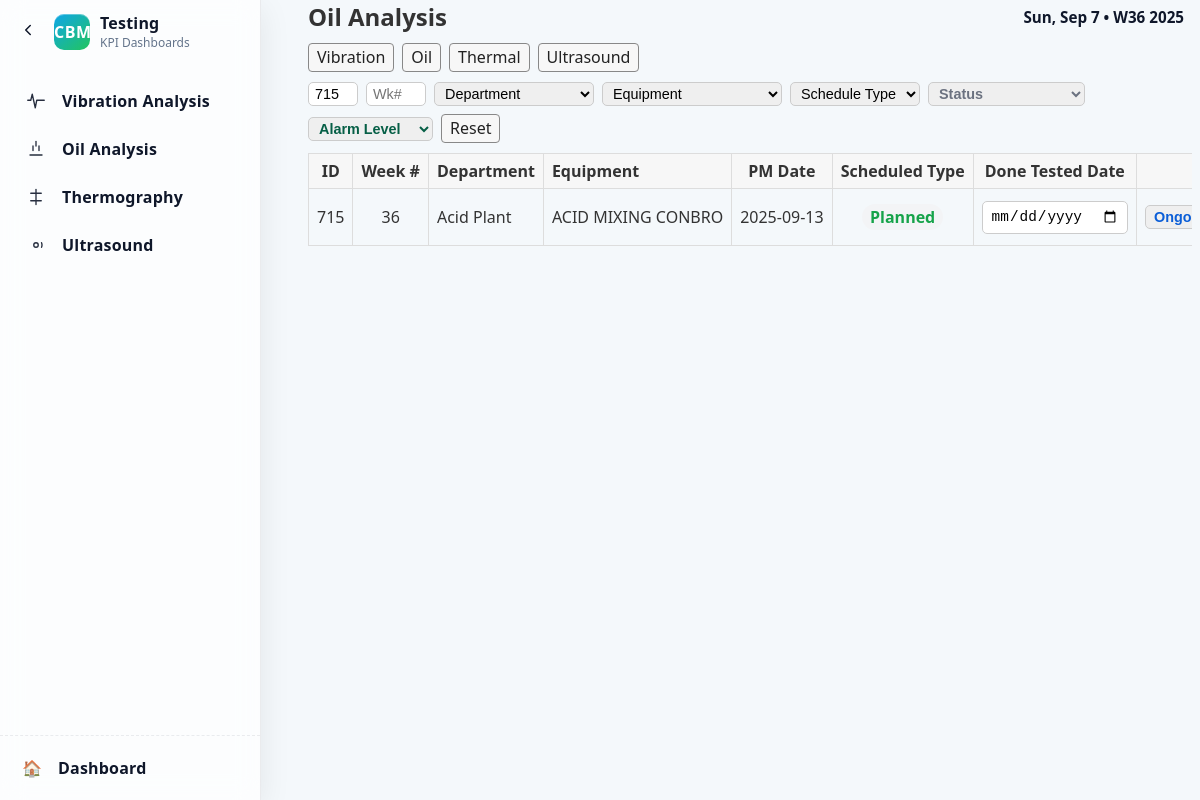
The app's page /technician/category/oil?planner_id=715 with its own data.
### app/models.py (models this page shows)
class CBMTesting(db.Model):
    __tablename__ = 'CBM_Testing'
    Testing_ID = db.Column(db.Integer, primary_key=True)
    CBM_Technician_ID = db.Column(db.Integer, db.ForeignKey('CBM_Technician.CBM_ID'))
    Equipment_ID = db.Column(db.Integer, db.ForeignKey('Equipment.EquipmentID'))
    Test_Date = db.Column(db.Text)
    Result = db.Column(db.Text)
    technician = db.relationship('CBMTechnician', backref='testings')
    equipment = db.relationship('Equipment', backref='testings')

### tables this page shows
CREATE TABLE Planner (
    id INTEGER PRIMARY KEY AUTOINCREMENT,
    week_number INTEGER,
    year INTEGER,
    department TEXT,
    equipment TEXT,
    date TEXT,
    day TEXT,
    pm_date TEXT,
    schedule_type TEXT DEFAULT 'Planned',
    proposed_target_date TEXT
);

### app/technician_routes.py (the view)
@technician.route('/category/<category>')
def by_category(category: str):
    if category not in _TEST_TYPE_LABELS:
        abort(404)
    return _render_type_page(category, f'technician/{category}.html')

### app/technician_routes.py (called while the page is built)
def _row_to_task_dict(row):
    try:
        done_date = row['Done_Tested_Date']
    except Exception:
        try:
            done_date = row.get('Done_Tested_Date')
        except Exception:
            done_date = None
    return dict(
        id=row['Testing_ID'],
        planner_id=row['planner_id'],
        testing_type=row['Test_Type'],
        status=row['Status'] or ('done' if (row['Done'] or 0) == 1 else 'todo'),
        alarm_level=row['Alarm_Level'],
        notes=row['Notes'],
        equipment=row['equipment'],
        department=row['department'],
        week_number=row['week_number'],
        year=row['year'],
        done_tested_date=done_date,
    updated_at=(row.get('updated_at') if isinstance(row, dict) else None),
    )

### app/templates/technician/oil.html
{% extends 'technician/_type_base.html' %}
{% block content %}{{ super() }}{% endblock %}

### app/templates/technician/_type_base.html (shortened to what this page needs)
<!DOCTYPE html>
<html lang="en">
<head>
  <link rel="stylesheet" href="/static/style.css">
</head>
<body>
  <aside id="cbmSidebar" class="cbm-sidebar" aria-label="Testing Navigation">
    <div class="sb-inner">
      <div class="sb-top">
        <button id="sbCollapse" class="sb-toggle" type="button" aria-label="Toggle sidebar" title="Collapse">
          <svg width="18" height="18" viewBox="0 0 24 24" fill="none" stroke="currentColor" stroke-width="2" stroke-linecap="round" stroke-linejoin="round"><polyline points="15 18 9 12 15 6"></polyline></svg>
        </button>
        <div class="sb-brand">
          <div class="logo">CBM</div>
          <div class="brand-text">
            <div class="brand-title">Testing</div>
            <div class="brand-sub">KPI Dashboards</div>
          </div>
        </div>
      </div>
      <nav class="sb-nav" role="navigation">
        <div class="nav-group" aria-label="Testing">
          <a href="{{ url_for('technician.technician_vibration') }}" class="nav-item" title="Vibration Analysis">
            <span class="nav-icon" aria-hidden="true">
              <svg width="18" height="18" viewBox="0 0 24 24" fill="none" stroke="currentColor" stroke-width="1.8" stroke-linecap="round" stroke-linejoin="round"><polyline points="1 11 5 11 7 3 11 21 13 11 17 11 23 11"></polyline></svg>
            </span>
            <span class="nav-label">Vibration Analysis</span>
          </a>
          <a href="{{ url_for('technician.technician_oil') }}" class="nav-item" title="Oil Analysis">
            <span class="nav-icon" aria-hidden="true">
              <svg width="18" height="18" viewBox="0 0 24 24" fill="none" stroke="currentColor" stroke-width="1.8" stroke-linecap="round" stroke-linejoin="round"><path d="M12 2v6"></path><path d="M8 8v6"></path><path d="M16 8v6"></path><path d="M4 20h16"></path></svg>
            </span>
            <span class="nav-label">Oil Analysis</span>
          </a>
          <a href="{{ url_for('technician.technician_thermal') }}" class="nav-item" title="Thermography">
            <span class="nav-icon" aria-hidden="true">
              <svg width="18" height="18" viewBox="0 0 24 24" fill="none" stroke="currentColor" stroke-width="1.8" stroke-linecap="round" stroke-linejoin="round"><path d="M12 2v20"></path><path d="M5 7h14"></path><path d="M5 17h14"></path></svg>
            </span>
            <span class="nav-label">Thermography</span>
          </a>
          <a href="{{ url_for('technician.technician_ultrasonic') }}" class="nav-item" title="Ultrasound">
            <span class="nav-icon" aria-hidden="true">
              <svg width="18" height="18" viewBox="0 0 24 24" fill="none" stroke="currentColor" stroke-width="1.8" stroke-linecap="round" stroke-linejoin="round"><circle cx="12" cy="12" r="3"></circle><path d="M19.4 15a8 8 0 0 0 0-6"></path></svg>
            </span>
            <span class="nav-label">Ultrasound</span>
          </a>
        </div>
      </nav>
      <div class="sb-bottom">
        <a href="{{ url_for('main.index') }}" class="nav-item" title="Back to Dashboard">
          <span class="nav-icon">🏠</span>
          <span class="nav-label">Dashboard</span>
        </a>
      </div>
    </div>
  </aside>
  <div class="app-shell">
  <main class="container tech-container">
  {% block content %}
    <div style="margin-bottom:10px; display:flex; align-items:center; justify-content:space-between; gap:12px;">
      <h2 style="margin:0;">{{ page_title }}</h2>
      <div class="date-indicator" aria-hidden="true">
        <div class="date-left"><div id="date-indicator-date" class="date-indicator-date"></div><div id="date-indicator-day" class="date-indicator-day"></div></div>
      </div>
    </div>
    <nav style="margin-bottom:10px; display:flex; gap:8px; flex-wrap:wrap;">
      <a class="btn" href="/technician/vibration">Vibration</a>
      <a class="btn" href="/technician/oil">Oil</a>
      <a class="btn" href="/technician/thermal">Thermal</a>
      <a class="btn" href="/technician/ultrasonic">Ultrasound</a>
    </nav>
    <form method="get" id="techFilterForm" class="inline auto-filter-form" style="gap:8px; flex-wrap:wrap; margin-bottom:10px;">
  <input type="text" name="planner_id" value="{{ (filters.planner_id if filters) or '' }}" placeholder="ID#" style="width:50px;" />
  <input type="number" name="week_number" value="{{ (filters.week_number if filters) or '' }}" placeholder="Wk#" style="width:60px;" />
      <select name="department" style="width:160px;">
        <option value="">Department</option>
      </select>
      <select name="equipment" style="width:180px;">
        <option value="">Equipment</option>
      </select>
      <select name="schedule_type">
        <option value="">Schedule Type</option>
      </select>
      <select name="status">
        <option value="">Status</option>
      </select>
      {% set is_validation = filters and (filters.schedule_type or '')|lower == 'validation' %}
      <select name="alarm_level">
        <option value="">Alarm Level</option>
      </select>
      <a class="btn" href="{{ request.path }}">Reset</a>
    </form>
    {% if tasks|length == 0 %}
      <p>No tasks found.</p>
    {% else %}
    <div style="overflow-x:auto;">
      <table class="table" style="white-space:nowrap;">
        <thead>
          <tr>
            <th class="text-center">ID</th>
            <th class="text-center">Week #</th>
            <th class="text-left">Department</th>
            <th class="text-left">Equipment</th>
            <th class="text-center">PM Date</th>
            <th class="text-center">Scheduled Type</th>
            <th class="text-center">Done Tested Date</th>
            <th class="text-center">Status</th>
          </tr>
        </thead>
        <tbody>
          {% for t in tasks %}
          <tr>
            <td class="text-center">{{ t.planner_id or '' }}</td>
            <td class="text-center">{{ t.week_number or '' }}</td>
            <td class="text-left">{{ t.department }}</td>
            <td class="text-left">{{ t.equipment }}</td>
            <td class="text-center">{{ t.pm_date or '' }}</td>
            <td class="text-center">
              {% set sc = (t.schedule_type or '') %}
              {% if sc %}
                {% set scl = sc|lower %}
                <span class="{{ 'schedule-planned' if scl=='planned' else ('schedule-unplanned' if scl=='unplanned' else 'schedule-validation') }}">{{ sc }}</span>
              {% else %}
                -
              {% endif %}
            </td>
            <td class="text-center">
              <input type="date" name="done_tested_date" form="update-{{ t.id }}" value="{{ (t.done_tested_date or '')[:10] }}" />
            </td>
            <td class="text-center">
              {% set s = (t.status or '') %}
              <select name="status" form="update-{{ t.id }}">
                <option value="Ongoing" {% if s|lower in ['ongoing','todo'] %}selected{% endif %}>Ongoing</option>
              </select>
            </td>
              {% set scl = (t.schedule_type or '')|lower %}
          </tr>
          {% endfor %}
        </tbody>
      </table>
    </div>
    {% endif %}
  {% endblock %}
  </main>
</body>
</html>

### static/style.css (style rules this page uses)
.schedule-planned { color: #16a34a; font-weight: 600; }
.status-ongoing { color: #0b5ed7; font-weight: 600; }
.status-todo { color: #6b7280; font-weight: 600; }
.alarm-text-normal { color: #065f46; font-weight: 600; }
body { margin: 0; font-family: 'Segoe UI', Arial, sans-serif; background: #f4f8fb; color: #333; }
.container { max-width: 1200px; margin: 0 auto; padding: 0 16px; }
.cbm-sidebar { position: fixed; inset: 0 auto 0 0; width: 260px; background: rgba(255,255,255,0.75); backdrop-filter: blur(12px) saturate(120%); -webkit-backdrop-filter: blur(12px) saturate(120%); border-right: 1px solid rgba(15, 23, 42, 0.08); box-shadow: 0 8px 30px rgba(2, 6, 23, 0.08); z-index: 1000; transition: width .2s ease; }
.sb-inner { height: 100%; display: grid; grid-template-rows: auto 1fr auto; }
.sb-top { display:flex; align-items:center; gap:10px; padding: 12px 12px; }
.sb-toggle { appearance:none; border:1px solid transparent; background: transparent; color: #0f172a; cursor: pointer; border-radius: 8px; padding: 6px; }
.sb-brand { display:flex; align-items:center; gap:10px; overflow:hidden; }
.logo { width: 36px; height: 36px; border-radius: 10px; background: linear-gradient(140deg, #0ea5e9, #22c55e); color:#fff; display:grid; place-items:center; font-weight:800; letter-spacing:.5px; box-shadow: inset 0 1px 0 #ffffff55; }
.brand-text { display:flex; flex-direction:column; }
.brand-title { font-weight: 800; color:#0f172a; letter-spacing:.2px; }
.brand-sub { font-size:.75rem; color:#64748b; }
.sb-nav { padding: 8px; overflow:auto; }
.nav-group { padding: 6px 4px; }
.nav-item { display:flex; align-items:center; gap:12px; padding:10px 10px; border-radius: 10px; color:#0f172a; text-decoration:none; font-weight:600; letter-spacing:.2px; transition: background .18s ease, color .18s ease, transform .15s ease, box-shadow .18s ease; }
.nav-icon { width:28px; height:28px; display:grid; place-items:center; color: currentColor; opacity:.9; }
.nav-label { white-space: nowrap; overflow: hidden; text-overflow: ellipsis; }
.sb-bottom { padding: 8px; border-top: 1px dashed rgba(15,23,42,0.08); }
.app-shell { margin-left: 300px; transition: margin-left .2s ease; }
.btn { display: inline-block; padding: 8px 14px; border-radius: 6px; background: #0072ff; color: #fff; text-decoration: none; border: 1px solid #0072ff; transition: background .2s ease, color .2s ease, border-color .2s ease, box-shadow .2s ease; }
:root { font-size: 16px; --kpi-blue-1: #1f5eff; --kpi-blue-2: #22d3ee; --kpi-green-1: #16a34a; --kpi-green-2: #84cc16; --kpi-amber-1: #f59e0b; --kpi-amber-2: #fde047; --kpi-slate-1: #475569; --kpi-slate-2: #94a3b8; --kpi-red-1: #ef4444; --kpi-red-2: #fb7185; }
.schedule-planned, .schedule-unplanned, .schedule-validation { display: inline-block; padding: 2px 8px; border-radius: 999px; background: #f3f4f6; }
input, select { padding: 6px 8px; border: 1px solid #ccc; border-radius: 5px; font-size: 0.9rem; }
table, .planner-table, .table { border-collapse: collapse; }
table th, table td, .planner-table th, .planner-table td, .table th, .table td { border-bottom: 1px solid #ddd; }
table tbody tr:last-child td, .planner-table tbody tr:last-child td, .table tbody tr:last-child td { border-bottom: 1px solid #ddd !important; }
.date-indicator { display:flex; align-items:center; gap:12px; background: transparent; color: #374151; padding: 4px 8px; }
.date-indicator .date-left { display:flex; flex-direction:row; align-items:center; gap:8px; }
.date-indicator-date { font-weight:700; font-size:0.95rem; color:#0f172a; }

### records on screen
CBMTesting: Test_Type "Oil Analysis", planner "715", week_number "36", department "Acid Plant", equipment "ACID MIXING CONBRO", pm_date "2025-09-13", status "Ongoing"
Planner: schedule_type "Planned"
